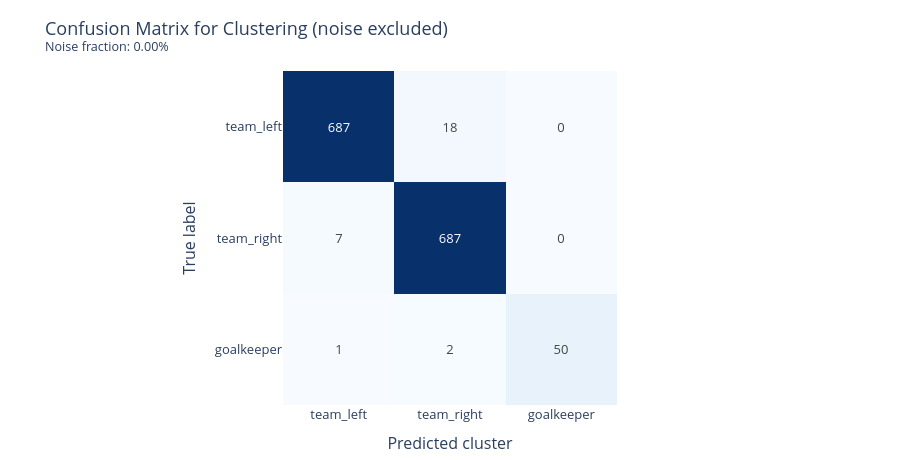

Notebook code cell kept with this figure:
### Code cell
model_name = "dino"
method = 'hdbscan'
X, y_true = embeddings[model_name]
_, clusters = run_clustering(X, y_true, method, is_umap=True, is_pca=True, is_scale=False)
plot_confusion_matrix_clustering(y_true, clusters)

### Figure 1 — Plotly figure (JSON) as saved in the notebook; plotly's stock layout.template omitted (floating-point values rounded to 4 significant figures)
{"data": [{"coloraxis": "coloraxis", "hovertemplate": "True: %{y}<br>Predicted: %{x}<br>Value: %{z}<extra></extra>", "name": "0", "texttemplate": "%{z:d}", "type": "heatmap", "x": ["team_left", "team_right", "goalkeeper"], "xaxis": "x", "y": ["team_left", "team_right", "goalkeeper"], "yaxis": "y", "z": [[687, 18, 0], [7, 687, 0], [1, 2, 50]]}], "layout": {"coloraxis": {"colorscale": [[0, "rgb(247,251,255)"], [0.125, "rgb(222,235,247)"], [0.25, "rgb(198,219,239)"], [0.375, "rgb(158,202,225)"], [0.5, "rgb(107,174,214)"], [0.625, "rgb(66,146,198)"], [0.75, "rgb(33,113,181)"], [0.875, "rgb(8,81,156)"], [1, "rgb(8,48,107)"]], "showscale": false}, "font": {"size": 13}, "height": 460, "margin": {"b": 20, "l": 20, "r": 20, "t": 70}, "title": {"text": "Confusion Matrix for Clustering (noise excluded)<br><sup>Noise fraction: 0.00%</sup>"}, "xaxis": {"anchor": "y", "constrain": "domain", "domain": [0, 1], "scaleanchor": "y", "title": {"text": "Predicted cluster"}}, "yaxis": {"anchor": "x", "autorange": "reversed", "constrain": "domain", "domain": [0, 1], "title": {"text": "True label"}}}}
